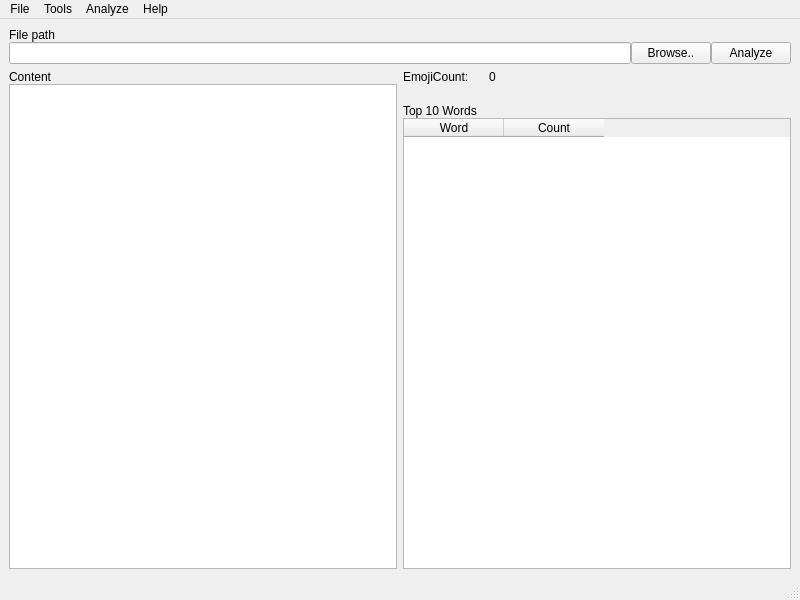
<?xml version="1.0" encoding="UTF-8"?>
<ui version="4.0">
 <class>CMainWindow</class>
 <widget class="QMainWindow" name="CMainWindow">
  <property name="geometry">
   <rect>
    <x>0</x>
    <y>0</y>
    <width>800</width>
    <height>600</height>
   </rect>
  </property>
  <property name="windowTitle">
   <string/>
  </property>
  <widget class="QWidget" name="centralwidget">
   <layout class="QVBoxLayout" name="verticalLayout_7">
    <item>
     <layout class="QVBoxLayout" name="verticalLayout" stretch="0,0">
      <property name="spacing">
       <number>0</number>
      </property>
      <item>
       <widget class="QLabel" name="labelFilePath">
        <property name="text">
         <string>File path</string>
        </property>
        <property name="buddy">
         <cstring>lineEditFilePath</cstring>
        </property>
       </widget>
      </item>
      <item>
       <layout class="QHBoxLayout" name="horizontalLayout">
        <item>
         <widget class="QLineEdit" name="lineEditFilePath">
          <property name="text">
           <string/>
          </property>
         </widget>
        </item>
        <item>
         <widget class="QPushButton" name="pushButtonBrowse">
          <property name="text">
           <string>Browse..</string>
          </property>
         </widget>
        </item>
        <item>
         <widget class="QPushButton" name="pushButtonAnalyze">
          <property name="text">
           <string>Analyze</string>
          </property>
         </widget>
        </item>
       </layout>
      </item>
     </layout>
    </item>
    <item>
     <layout class="QHBoxLayout" name="horizontalLayout_3">
      <item>
       <layout class="QVBoxLayout" name="verticalLayout_6">
        <property name="spacing">
         <number>0</number>
        </property>
        <item>
         <layout class="QVBoxLayout" name="verticalLayout_2">
          <property name="spacing">
           <number>0</number>
          </property>
          <item>
           <widget class="QLabel" name="labelContent">
            <property name="text">
             <string>Content</string>
            </property>
            <property name="buddy">
             <cstring>plainTextEditContent</cstring>
            </property>
           </widget>
          </item>
          <item>
           <widget class="QPlainTextEdit" name="plainTextEditContent">
            <property name="readOnly">
             <bool>true</bool>
            </property>
           </widget>
          </item>
         </layout>
        </item>
       </layout>
      </item>
      <item>
       <layout class="QVBoxLayout" name="verticalLayout_5">
        <property name="spacing">
         <number>20</number>
        </property>
        <item>
         <layout class="QHBoxLayout" name="horizontalLayout_3" stretch="0,1">
          <item>
           <widget class="QLabel" name="labelEmojis">
            <property name="text">
             <string>EmojiCount:</string>
            </property>
           </widget>
          </item>
          <item>
           <widget class="QLabel" name="labelEmojiCount">
            <property name="text">
             <string>0</string>
            </property>
           </widget>
          </item>
         </layout>
        </item>
        <item>
         <layout class="QVBoxLayout" name="verticalLayout_4">
          <property name="spacing">
           <number>0</number>
          </property>
          <item>
           <widget class="QLabel" name="labelTop10Words">
            <property name="text">
             <string>Top 10 Words</string>
            </property>
            <property name="buddy">
             <cstring>tableWidgetTop10Words</cstring>
            </property>
           </widget>
          </item>
          <item>
           <widget class="QTableWidget" name="tableWidgetTop10Words">
            <property name="editTriggers">
             <set>QAbstractItemView::NoEditTriggers</set>
            </property>
            <property name="sortingEnabled">
             <bool>true</bool>
            </property>
            <attribute name="horizontalHeaderShowSortIndicator" stdset="0">
             <bool>true</bool>
            </attribute>
            <column>
             <property name="text">
              <string>Word</string>
             </property>
            </column>
            <column>
             <property name="text">
              <string>Count</string>
             </property>
            </column>
           </widget>
          </item>
         </layout>
        </item>
       </layout>
      </item>
     </layout>
    </item>
   </layout>
  </widget>
  <widget class="QMenuBar" name="menubar">
   <property name="geometry">
    <rect>
     <x>0</x>
     <y>0</y>
     <width>800</width>
     <height>24</height>
    </rect>
   </property>
   <widget class="QMenu" name="menuFile">
    <property name="title">
     <string>File</string>
    </property>
    <addaction name="actionOpen"/>
    <addaction name="actionClose"/>
    <addaction name="separator"/>
    <addaction name="actionQuit"/>
   </widget>
   <widget class="QMenu" name="menuAnalyze">
    <property name="title">
     <string>Analyze</string>
    </property>
    <addaction name="actionRun"/>
   </widget>
   <widget class="QMenu" name="menuAbout">
    <property name="title">
     <string>Help</string>
    </property>
    <addaction name="actionAbout"/>
   </widget>
   <widget class="QMenu" name="menuTools">
    <property name="title">
     <string>Tools</string>
    </property>
    <addaction name="actionContent_Generator"/>
   </widget>
   <addaction name="menuFile"/>
   <addaction name="menuTools"/>
   <addaction name="menuAnalyze"/>
   <addaction name="menuAbout"/>
  </widget>
  <widget class="QStatusBar" name="statusbar"/>
  <action name="actionOpen">
   <property name="text">
    <string>Open..</string>
   </property>
  </action>
  <action name="actionQuit">
   <property name="text">
    <string>Quit</string>
   </property>
  </action>
  <action name="actionRun">
   <property name="text">
    <string>Run</string>
   </property>
  </action>
  <action name="actionClose">
   <property name="text">
    <string>Close</string>
   </property>
  </action>
  <action name="actionAbout">
   <property name="text">
    <string>About</string>
   </property>
  </action>
  <action name="actionContent_Generator">
   <property name="text">
    <string>Content Generator..</string>
   </property>
  </action>
 </widget>
 <resources/>
 <connections>
  <connection>
   <sender>pushButtonBrowse</sender>
   <signal>clicked()</signal>
   <receiver>actionOpen</receiver>
   <slot>trigger()</slot>
   <hints>
    <hint type="sourcelabel">
     <x>653</x>
     <y>76</y>
    </hint>
    <hint type="destinationlabel">
     <x>-1</x>
     <y>-1</y>
    </hint>
   </hints>
  </connection>
  <connection>
   <sender>pushButtonAnalyze</sender>
   <signal>clicked()</signal>
   <receiver>actionRun</receiver>
   <slot>trigger()</slot>
   <hints>
    <hint type="sourcelabel">
     <x>747</x>
     <y>76</y>
    </hint>
    <hint type="destinationlabel">
     <x>-1</x>
     <y>-1</y>
    </hint>
   </hints>
  </connection>
  <connection>
   <sender>actionQuit</sender>
   <signal>triggered()</signal>
   <receiver>CMainWindow</receiver>
   <slot>close()</slot>
   <hints>
    <hint type="sourcelabel">
     <x>-1</x>
     <y>-1</y>
    </hint>
    <hint type="destinationlabel">
     <x>399</x>
     <y>299</y>
    </hint>
   </hints>
  </connection>
 </connections>
</ui>
